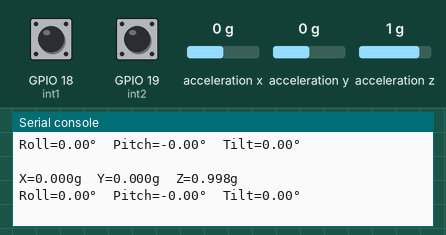
This program was run on a simulated ESP32 board running MicroPython. Shown: the last lines printed to the serial console. Inputs (shaded band) come from the test bench; at power-on: GPIO 18 (int1) HIGH, acceleration x 0 g, GPIO 19 (int2) HIGH, acceleration y 0 g, acceleration z 1 g.

Above: at 1.2 s.
1.3 s: GPIO 18 (int1) pulled LOW for 0.15 s
At 1.41 s:
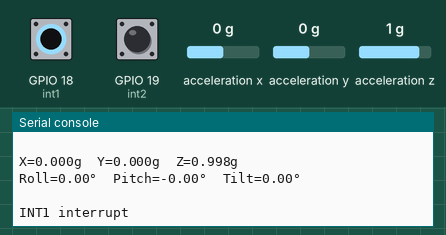
2.9 s: acceleration x set to -1.4 g
At 3.19 s:
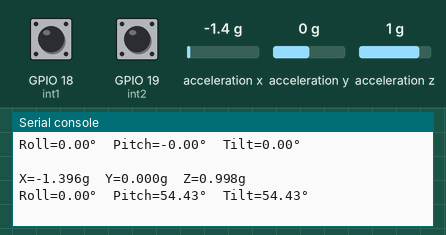
4.4 s: GPIO 19 (int2) pulled LOW for 0.15 s
6.0 s: acceleration y set to -1.4 g
At 6.21 s:
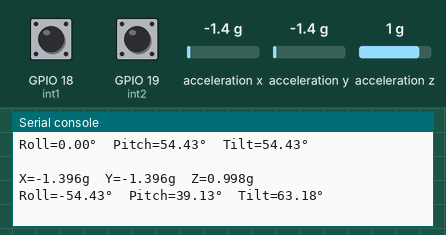
7.5 s: acceleration z set to -1.4 g
At 7.83 s:
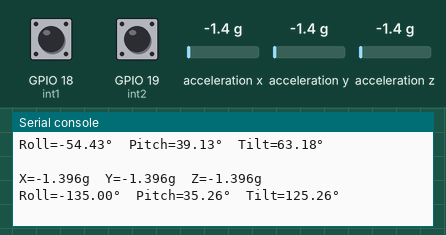
Timing chart, 0 to 10.0 s (numbered marks = the images above; inputs shaded):
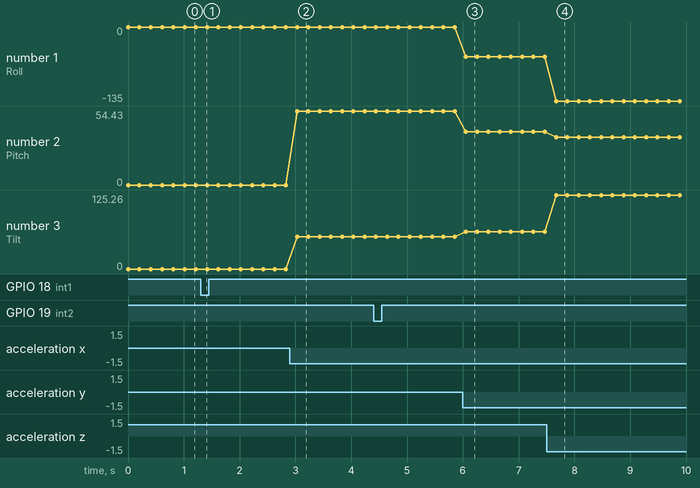

The program:

telemetry_copy.py
```python
from machine import Pin, I2C
import time
import math

# ========= ADXL345 CONSTANTS =========
ADXL345_ADDR = 0x53  # SDO → GND

REG_DEVID       = 0x00
REG_BW_RATE     = 0x2C
REG_POWER_CTL   = 0x2D
REG_DATA_FORMAT = 0x31
REG_DATAX0      = 0x32
REG_INT_ENABLE  = 0x2E
REG_INT_MAP     = 0x2F
REG_INT_SOURCE  = 0x30


class ADXL345:
    def __init__(self, i2c, addr=ADXL345_ADDR):
        self.i2c = i2c
        self.addr = addr

        devid = self.read_reg(REG_DEVID)
        print("ADXL345 DEVID: 0x{:02X}".format(devid))
        if devid != 0xE5:
            print("WARNING: ADXL345 not detected (DEVID != 0xE5)")

        # 100 Hz output
        self.write_reg(REG_BW_RATE, 0x0A)

        # Full resolution ±2g
        self.write_reg(REG_DATA_FORMAT, 0x08)

        # Measurement mode
        self.write_reg(REG_POWER_CTL, 0x08)

        print("ADXL345 initialization complete.\n")

    def write_reg(self, reg, value):
        self.i2c.writeto_mem(self.addr, reg, bytes([value]))

    def read_reg(self, reg):
        return int.from_bytes(self.i2c.readfrom_mem(self.addr, reg, 1), "little")

    # --- XYZ reading with manual signed conversion ---
    def read_xyz_raw(self):
        data = self.i2c.readfrom_mem(self.addr, REG_DATAX0, 6)

        def to_int16(lo, hi):
            v = lo | (hi << 8)
            if v & 0x8000:
                v -= 65536
            return v

        x = to_int16(data[0], data[1])
        y = to_int16(data[2], data[3])
        z = to_int16(data[4], data[5])

        return x, y, z

    def read_xyz_g(self):
        x_raw, y_raw, z_raw = self.read_xyz_raw()
        scale = 0.0039
        return x_raw * scale, y_raw * scale, z_raw * scale

    # --- Pitch / Roll / Tilt ---
    def compute_angles(self):
        x, y, z = self.read_xyz_g()
        norm = math.sqrt(x*x + y*y + z*z)

        if norm == 0:
            return 0, 0, 0

        roll  = math.atan2(y, z)
        pitch = math.atan2(-x, math.sqrt(y*y + z*z))
        tilt  = math.acos(z / norm)

        return math.degrees(roll), math.degrees(pitch), math.degrees(tilt)


# ========= FIXED PIN ASSIGNMENTS =========
SDA_PIN  = 21
SCL_PIN  = 22
INT1_PIN = 18
INT2_PIN = 19

print("Using fixed pins:")
print("  SDA =", SDA_PIN)
print("  SCL =", SCL_PIN)
print("  INT1 =", INT1_PIN)
print("  INT2 =", INT2_PIN)
print()

# ========= SETUP I2C =========
i2c = I2C(0, scl=Pin(SCL_PIN), sda=Pin(SDA_PIN), freq=400_000)
adxl = ADXL345(i2c)

# ========= INTERRUPT SETUP =========
def int1_handler(pin):
    print("INT1 interrupt")

def int2_handler(pin):
    print("INT2 interrupt")

int1 = Pin(INT1_PIN, Pin.IN, Pin.PULL_UP)
int2 = Pin(INT2_PIN, Pin.IN, Pin.PULL_UP)

int1.irq(trigger=Pin.IRQ_FALLING, handler=int1_handler)
int2.irq(trigger=Pin.IRQ_FALLING, handler=int2_handler)

print("Starting main loop...\n")

# ========= MAIN LOOP =========
while True:
    x_g, y_g, z_g = adxl.read_xyz_g()
    roll, pitch, tilt = adxl.compute_angles()

    print("X={:.3f}g  Y={:.3f}g  Z={:.3f}g".format(x_g, y_g, z_g))
    print("Roll={:.2f}°  Pitch={:.2f}°  Tilt={:.2f}°".format(roll, pitch, tilt))
    print()

    time.sleep(0.2)
```

Measured:
- after the input at 1.3 s, the serial console: prints a new line at once (image 1)
- after the input at 2.9 s, the serial console: prints a new line after 0.13 s (image 2)
- after the input at 6.0 s, the serial console: prints a new line after 0.06 s (image 3)
- after the input at 7.5 s, the serial console: prints a new line after 0.17 s (image 4)
- plotted number 1: 0 → -54.43 after the input at 6.0 s, -54.43 → -135 after the input at 7.5 s
- plotted number 2: 0 → 54.43 after the input at 2.9 s, 54.43 → 39.13 after the input at 6.0 s, 39.13 → 35.26 after the input at 7.5 s
- plotted number 3: 0 → 54.43 after the input at 2.9 s, 54.43 → 63.18 after the input at 6.0 s, 63.18 → 125.26 after the input at 7.5 s
